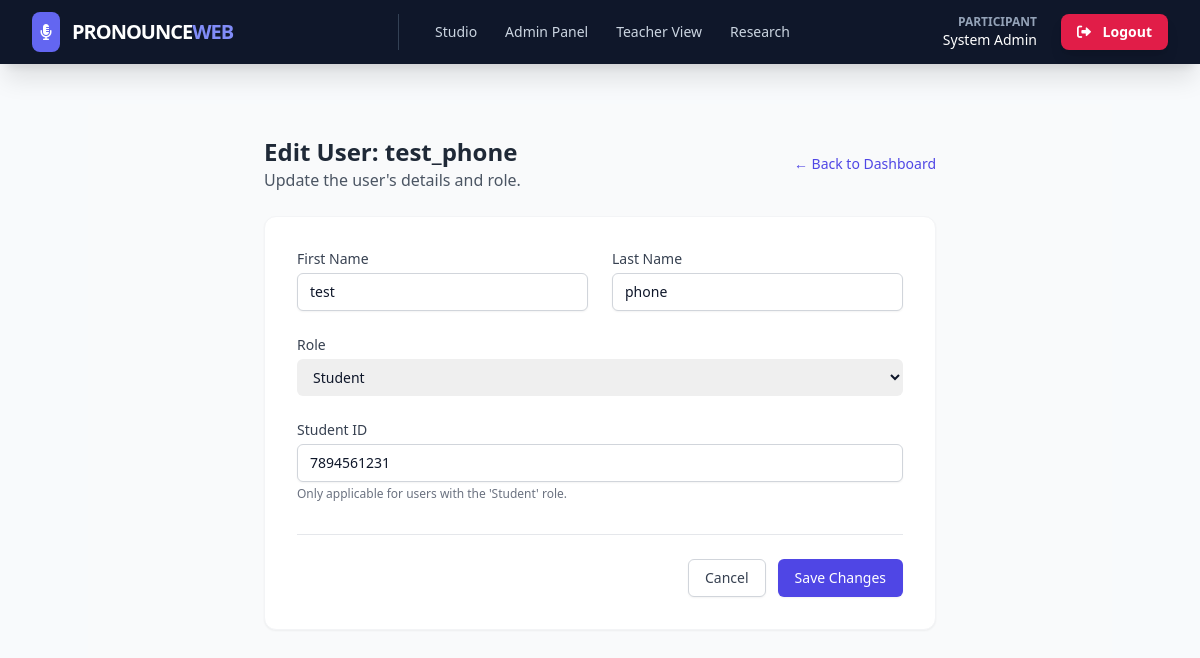
The app's page /dashboard/admin/user/66/edit?page=1&search= (signed in) with its own data.
### models.py (models this page shows, shortened)
class User(UserMixin, db.Model):
    __tablename__ = "users"
    id = db.Column(db.Integer, primary_key=True)
    username = db.Column(db.String(64), unique=True, index=True, nullable=False)
    password_hash = db.Column(db.String(256), nullable=False)
    first_name = db.Column(db.String(64), nullable=False)
    last_name = db.Column(db.String(64), nullable=False)
    student_id = db.Column(db.String(20), unique=True, nullable=True, index=True)
    role = db.Column(db.String(20), default="student", nullable=False)
    consented_at = db.Column(db.DateTime, nullable=True)
    created_at = db.Column(db.DateTime, default=lambda: datetime.now(timezone.utc))
    submissions = db.relationship("Submission", backref="user", lazy="dynamic")

### dashboard_routes.py (the view, shortened to what this page needs)
@dashboards.route("/admin/user/<int:user_id>/edit", methods=["GET", "POST"])
@login_required
def edit_user(user_id):
    if current_user.role != "admin":
        flash("Access denied.", "danger")
        return redirect(url_for("index"))
    user_to_edit = User.query.get_or_404(user_id)
    search_query = request.args.get("search", "")
    page = request.args.get("page", 1, type=int)
    return render_template(
        "dashboards/edit_user.html",
        user=user_to_edit,
        search_query=search_query,
        page=page,
    )

### flask_app.py (called while the page is built, shortened)
@login_manager.user_loader
def load_user(user_id: str) -> User | None:
    return User.query.get(int(user_id))

@app.before_request
def check_for_maintenance() -> Any:
    from flask import redirect, url_for

### models.py (called while the page is built)
    @staticmethod
    def get(key: str, default: str | None = None) -> str | None:
        config = SystemConfig.query.filter_by(key=key).first()
        return config.value if config else default

    @staticmethod
    def get_bool(key: str, default: bool = False) -> bool:
        val = SystemConfig.get(key)
        if val is None:
            return default
        return val.lower() in ["true", "1", "t", "y", "yes"]

### templates/dashboards/edit_user.html (shortened to what this page needs)
{% extends "base.html" %}
{% block content %}
<div class="container mx-auto px-4 py-8 bg-gray-50 min-h-screen">
    <div class="max-w-2xl mx-auto">
        <div class="flex justify-between items-center mb-6">
            <div>
                <h1 class="text-2xl font-bold text-gray-800">Edit User: {{ user.username }}</h1>
                <p class="text-gray-600">Update the user's details and role.</p>
            </div>
            <a href="{{ url_for('dashboards.admin_dashboard', page=page, search=search_query) }}"
                class="text-sm text-indigo-600 hover:text-indigo-800 font-medium">&larr; Back to Dashboard</a>
        </div>
        <div class="bg-white p-8 rounded-xl shadow-sm border border-gray-100">
            <form method="POST"
                action="{{ url_for('dashboards.edit_user', user_id=user.id, page=page, search=search_query) }}">
                <div class="grid grid-cols-1 md:grid-cols-2 gap-6">
                    <div>
                        <label for="first_name" class="block text-sm font-medium text-gray-700">First Name</label>
                        <input type="text" name="first_name" id="first_name" value="{{ user.first_name or '' }}"
                            required
                            class="mt-1 block w-full px-3 py-2 border border-gray-300 rounded-md shadow-sm placeholder-gray-400 focus:outline-none focus:ring-indigo-500 focus:border-indigo-500 sm:text-sm">
                    </div>
                    <div>
                        <label for="last_name" class="block text-sm font-medium text-gray-700">Last Name</label>
                        <input type="text" name="last_name" id="last_name" value="{{ user.last_name or '' }}" required
                            class="mt-1 block w-full px-3 py-2 border border-gray-300 rounded-md shadow-sm placeholder-gray-400 focus:outline-none focus:ring-indigo-500 focus:border-indigo-500 sm:text-sm">
                    </div>
                    <div class="md:col-span-2">
                        <label for="role" class="block text-sm font-medium text-gray-700">Role </label>
                        <select id="role" name="role" {% if user.role=='admin' %}disabled{% endif %}
                            class="mt-1 block w-full pl-3 pr-10 py-2 text-base border-gray-300 focus:outline-none focus:ring-indigo-500 focus:border-indigo-500 sm:text-sm rounded-md disabled:bg-gray-100 disabled:cursor-not-allowed">
                            <option value="student" {% if user.role=='student' %}selected{% endif %}>Student</option>
                        </select>
                    </div>
                    <div class="md:col-span-2">
                        <label for="student_id" class="block text-sm font-medium text-gray-700">Student ID</label>
                        <input type="text" name="student_id" id="student_id" value="{{ user.student_id or '' }}"
                            class="mt-1 block w-full px-3 py-2 border border-gray-300 rounded-md shadow-sm placeholder-gray-400 focus:outline-none focus:ring-indigo-500 focus:border-indigo-500 sm:text-sm disabled:bg-gray-100 disabled:cursor-not-allowed">
                        <p class="mt-1 text-xs text-gray-500">Only applicable for users with the 'Student' role.</p>
                    </div>
                </div>
                <div class="mt-8 pt-6 border-t border-gray-200 flex justify-end gap-3">
                    <a href="{{ url_for('dashboards.admin_dashboard', page=page, search=search_query) }}"
                        class="bg-white py-2 px-4 border border-gray-300 rounded-md shadow-sm text-sm font-medium text-gray-700 hover:bg-gray-50 focus:outline-none focus:ring-2 focus:ring-offset-2 focus:ring-indigo-500">
                        Cancel
                    </a>
                    <button type="submit"
                        class="bg-indigo-600 py-2 px-4 border border-transparent rounded-md shadow-sm text-sm font-medium text-white hover:bg-indigo-700 focus:outline-none focus:ring-2 focus:ring-offset-2 focus:ring-indigo-500">
                        Save Changes
                    </button>
                </div>
            </form>
        </div>
    </div>
</div>
{% endblock %}

### templates/base.html (shortened to what this page needs)
<!DOCTYPE html>
<html lang="en">
<head>
    <script src="https://cdn.tailwindcss.com"></script>
    <link href="https://cdnjs.cloudflare.com/ajax/libs/font-awesome/6.0.0/css/all.min.css" rel="stylesheet">
    <link rel="stylesheet" href="{{ url_for('static', filename='css/styles.css') }}">
</head>
<body class="bg-slate-50 font-sans text-slate-900 flex flex-col min-h-screen">
    <nav class="bg-slate-900 text-white shadow-xl sticky top-0 z-50">
        <div class="max-w-7xl mx-auto px-4 sm:px-6 lg:px-8">
            <div class="flex items-center justify-between h-16">
                <div class="flex items-center">
                    <a href="{{ url_for('index') }}" class="flex items-center space-x-2 md:space-x-3 group">
                        <div class="bg-indigo-500 p-1.5 md:p-2 rounded-lg group-hover:bg-indigo-400 transition">
                            <i class="fas fa-microphone-lines text-white"></i>
                        </div>
                        <span class="font-black text-lg md:text-xl tracking-tighter uppercase">Pronounce<span
                                class="text-indigo-400">Web</span></span>
                    </a>
                </div>
                {% if current_user.role == 'admin' %}
                <div class="hidden md:flex items-center space-x-1 ml-6 border-l border-slate-700 pl-6">
                    <a href="{{ url_for('index') }}"
                        class="px-3 py-2 rounded-md text-sm font-medium text-slate-300 hover:text-white hover:bg-slate-800 transition">Studio</a>
                    <a href="{{ url_for('dashboards.admin_dashboard') }}"
                        class="px-3 py-2 rounded-md text-sm font-medium text-slate-300 hover:text-white hover:bg-slate-800 transition">Admin
                        Panel</a>
                    <a href="{{ url_for('dashboards.teacher_dashboard') }}"
                        class="px-3 py-2 rounded-md text-sm font-medium text-slate-300 hover:text-white hover:bg-slate-800 transition">Teacher
                        View</a>
                    <a href="{{ url_for('dashboards.research_dashboard') }}"
                        class="px-3 py-2 rounded-md text-sm font-medium text-slate-300 hover:text-white hover:bg-slate-800 transition">Research</a>
                </div>
                {% endif %}
                <div class="flex items-center space-x-2 md:space-x-6">
                    {% if current_user.is_authenticated %}
                    <div class="hidden md:flex flex-col items-end">
                        <span class="text-xs font-bold text-slate-400 uppercase">Participant</span>
                        <span class="text-sm font-medium">{{ current_user.first_name }} {{ current_user.last_name
                            }}</span>
                    </div>
                    <a href="{{ url_for('auth.logout') }}"
                        class="bg-rose-600 hover:bg-rose-700 text-white px-4 py-2 rounded-lg text-sm font-bold transition shadow-lg">
                        <i class="fas fa-sign-out-alt mr-2"></i> Logout
                    </a>
                    {% else %}
                    <a href="{{ url_for('auth.login') }}"
                        class="text-slate-300 hover:text-white font-bold text-sm">Login</a>
                    <a href="{{ url_for('auth.register') }}"
                        class="bg-indigo-600 hover:bg-indigo-700 px-3 py-1.5 md:px-4 md:py-2 rounded-lg text-sm font-bold transition">Register</a>
                    {% endif %}
                </div>
            </div>
        </div>
    </nav>
    <main class="flex-grow">
        <div class="max-w-7xl mx-auto pt-10 pb-8 px-4 sm:px-6 lg:px-8">
            {% block content %}{% endblock %}
        </div>
    </main>
</body>
</html>

### static/css/styles.css (style rules this page uses)
html { -ms-text-size-adjust: 100%; -webkit-text-size-adjust: 100%; touch-action: pan-x pan-y; height: 100%; font-size: 16px; }
*, *::before, *::after { box-sizing: border-box; }
body { overscroll-behavior: none; -webkit-font-smoothing: antialiased; -moz-osx-font-smoothing: grayscale; line-height: 1.5; letter-spacing: normal; text-rendering: optimizeLegibility; font-family: ui-sans-serif, system-ui, -apple-system, BlinkMacSystemFont, "Segoe UI", Roboto, "Helvetica Neue", Arial, sans-serif; }

### records on screen
User: first_name "System", last_name "Admin"
User: username "test_phone", first_name "test", last_name "phone", role "Student", student_id "7894561231"
